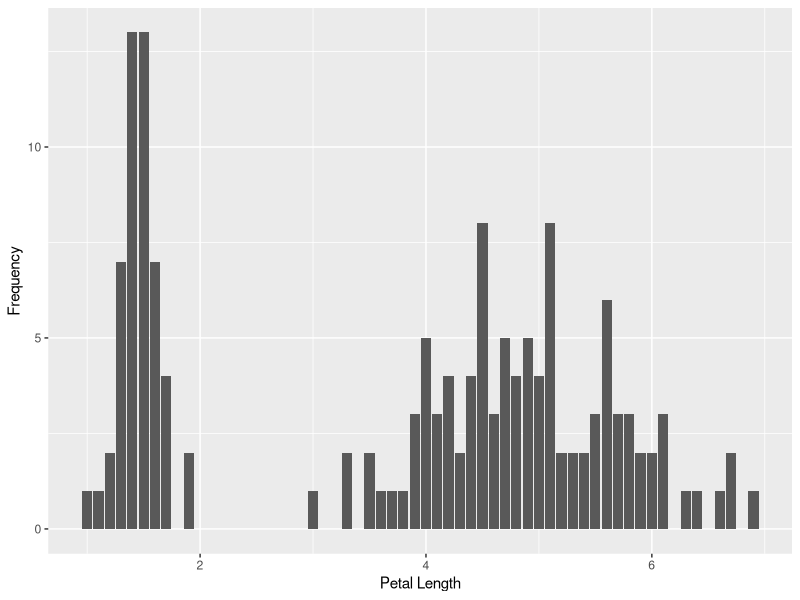
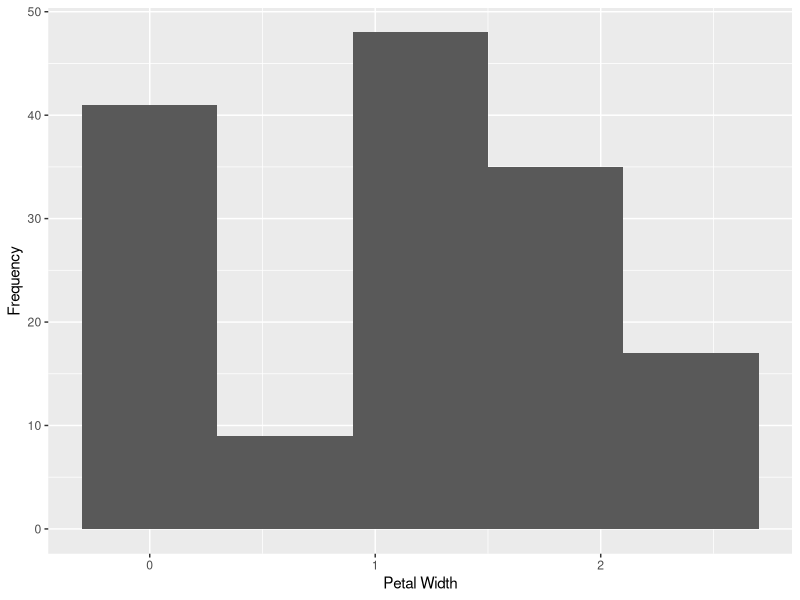
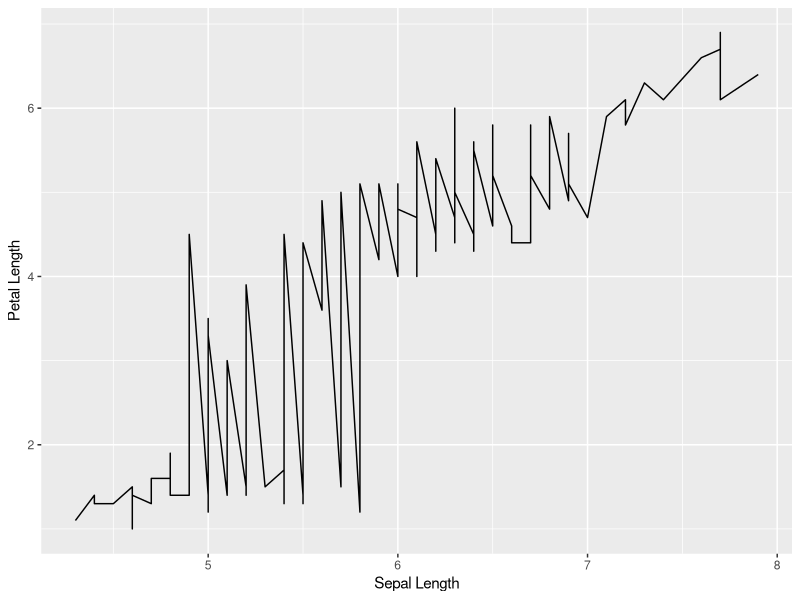
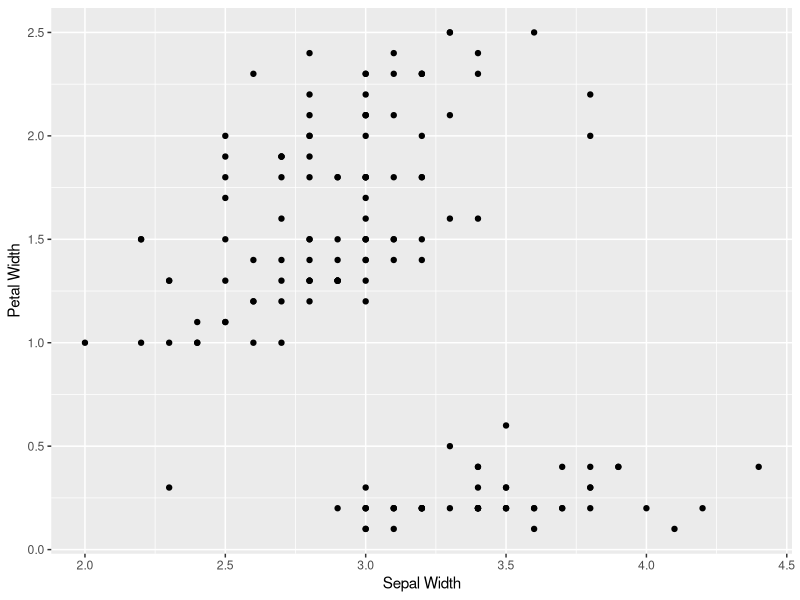
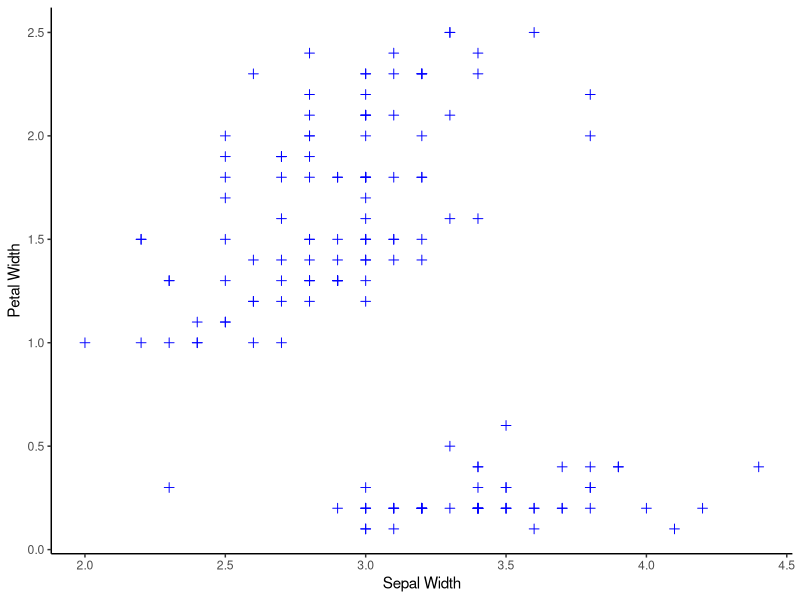

These figures' R source, in order:
## ---- chunk 1
knitr::opts_chunk$set(echo = TRUE)
## ---- chunk 2
#install the library ggplot2
install.packages("ggplot2")
library(ggplot2)
## ---- chunk 3
#create dataset iris
data(iris)

## ---- chunk 4
#view top rows of iris
head(iris)

## ---- chunk 5
#view bottom rows of iris
tail(iris)

## ---- chunk 6
#summary of our dataset
summary(iris)

## ---- chunk 7
#Create a Bar Chart looking at Petal.Length. Add labels to both axis
ggplot(iris, aes(x=Petal.Length)) +
  geom_bar() +
  xlab("Petal Length") +
  ylab("Frequency")

## ---- chunk 8
#Create a Histogram looking at Petal.Width. Add labels to both axis and set bins to 5.
ggplot(iris, aes(x=Petal.Width)) +
  geom_histogram(bins=5) +
  xlab("Petal Width") +
  ylab("Frequency")
  
## ---- chunk 9
#Create a Line Charting looking at the relationship between Sepal.Length and Petal.Length
ggplot(iris, aes(x=Sepal.Length, y=Petal.Length)) +
  geom_line() +
  xlab("Sepal Length") +
  ylab("Petal Length")

## ---- chunk 10
#Create a Scatterplot looking at the relationship between Sepal.Width and Petal.Width
ggplot(iris, aes(x=Sepal.Width, y=Petal.Width)) +
  geom_point() +
  xlab("Sepal Width") +
  ylab("Petal Width")


## ---- chunk 11
#Choose one of the graphs from above and customize it
ggplot(iris, aes(x=Sepal.Width, y=Petal.Width)) +
  geom_point(color = "blue", size = 2, shape = 3) +
  xlab("Sepal Width") +
  ylab("Petal Width") + 
  theme_classic()

